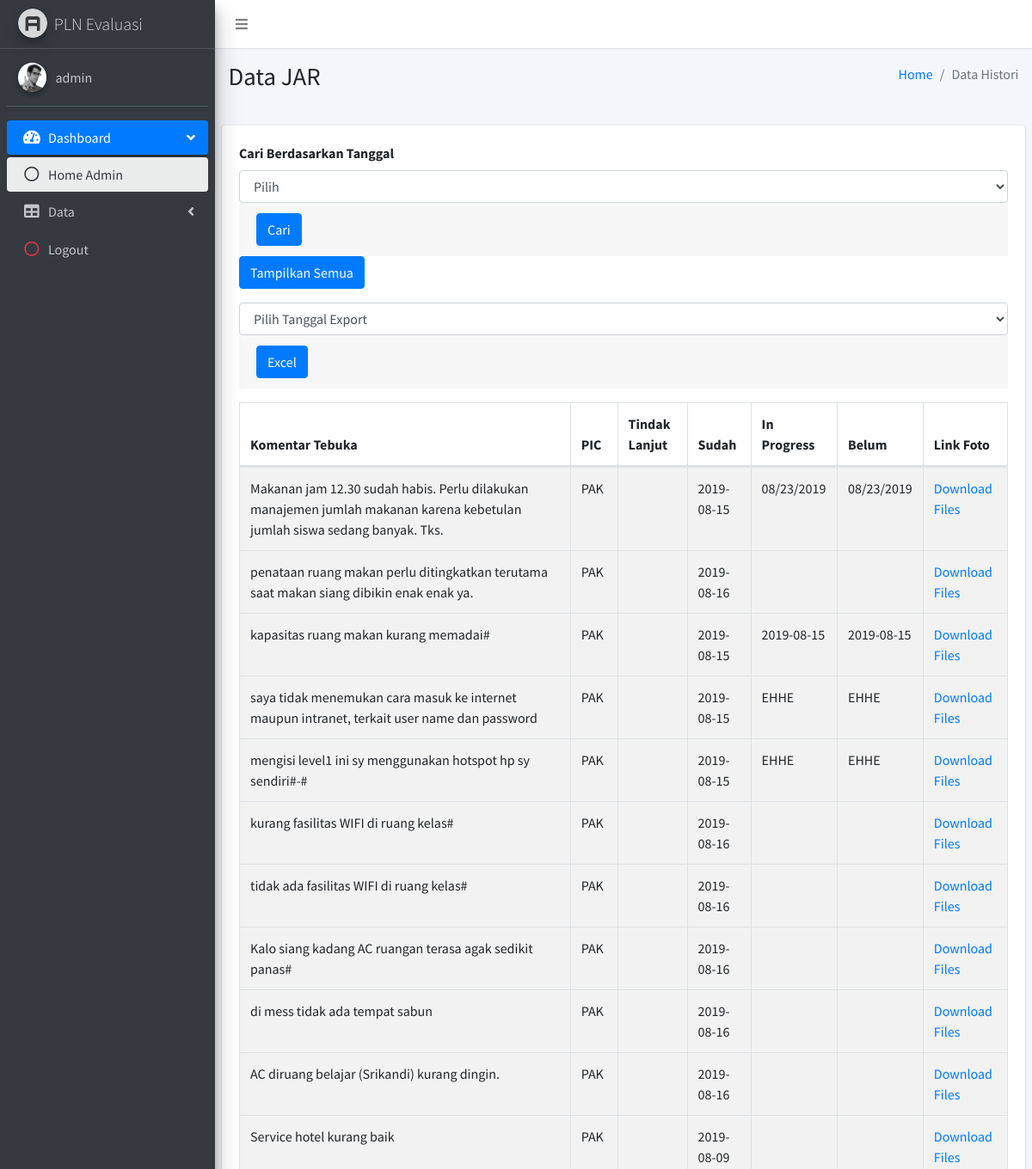
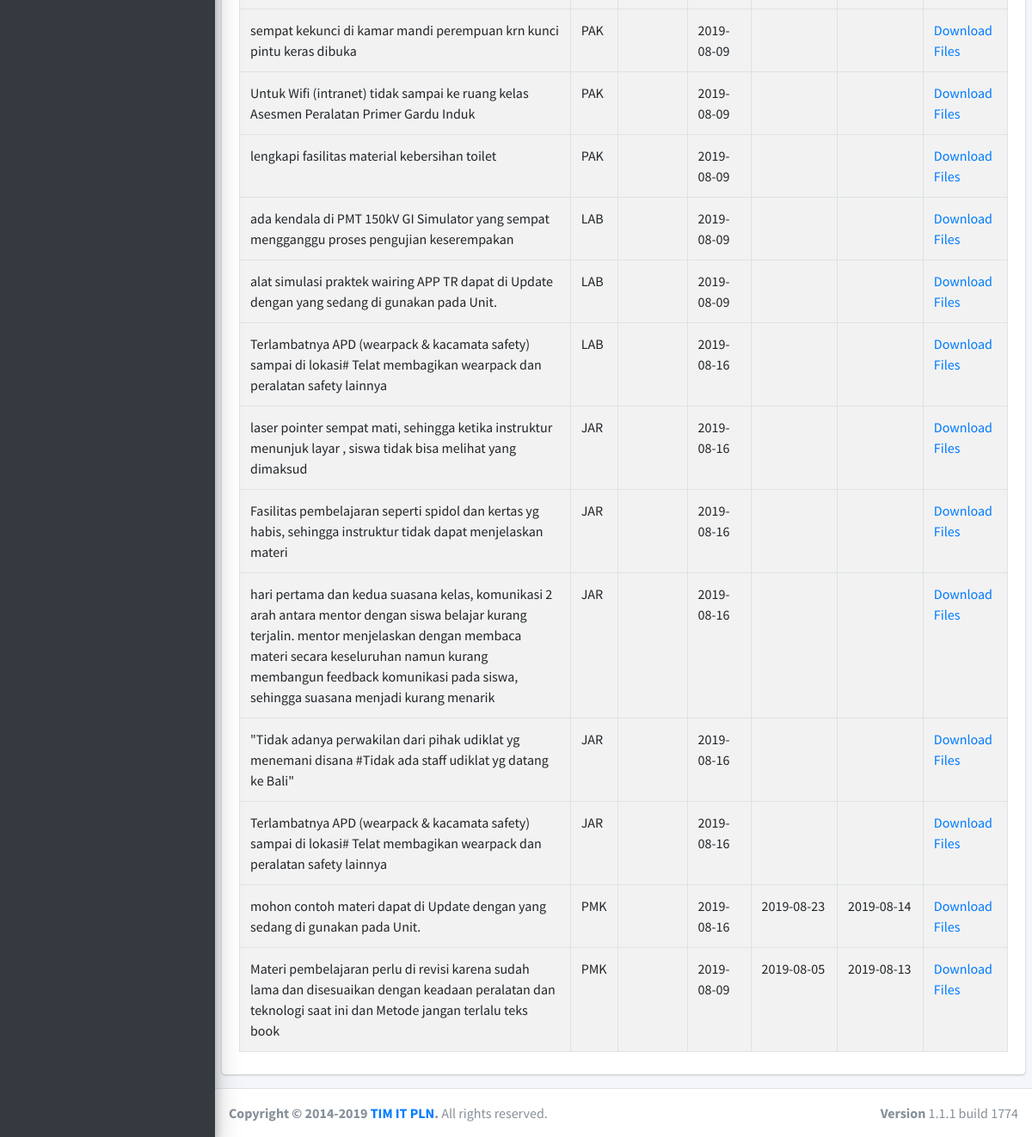
The page /pages/tables/data_admin_histori.php (signed in) on the database its author committed (2 pictures, top to bottom).
### tables this page shows
CREATE TABLE `pln_evaluasi` (
  `ID_EVALUASI` int(10) NOT NULL,
  `ID_USER` int(10) DEFAULT NULL,
  `KOMENTAR_TERBUKA` text,
  `PIC` varchar(100) DEFAULT NULL,
  `TINDAK_LANJUT` text,
  `SUDAH` text,
  `IN_PROGRESS` text,
  `BELUM` text,
  `LINK_FOTO` text
);

### pages/tables/data_admin_histori.php (the view, shortened to what this page needs)
<?php
$username = "". $_SESSION["username"];
?>
<!DOCTYPE html>
<html>
<head>
  <link rel="stylesheet" href="../../plugins/fontawesome-free/css/all.min.css">
  <link rel="stylesheet" href="https://code.ionicframework.com/ionicons/2.0.1/css/ionicons.min.css">
  <link rel="stylesheet" href="../../plugins/datatables/dataTables.bootstrap4.css">
  <link rel="stylesheet" href="../../dist/css/adminlte.min.css">
</head>
<body class="hold-transition sidebar-mini">
<div class="wrapper">
  <nav class="main-header navbar navbar-expand navbar-white navbar-light">
    <ul class="navbar-nav">
      <li class="nav-item">
        <a class="nav-link" data-widget="pushmenu" href="#"><i class="fas fa-bars"></i></a>
      </li>
    </ul>
  </nav>
  <aside class="main-sidebar sidebar-dark-primary elevation-4">
    <a href="../../index_admin.php" class="brand-link">
      <img src="../../dist/img/AdminLTELogo.png"
           alt="AdminLTE Logo"
           class="brand-image img-circle elevation-3"
           style="opacity: .8">
      <span class="brand-text font-weight-light">PLN Evaluasi</span>
    </a>
    <div class="sidebar">
      <div class="user-panel mt-3 pb-3 mb-3 d-flex">
        <div class="image">
          <img src="../../dist/img/user2-160x160.jpg" class="img-circle elevation-2" alt="User Image">
        </div>
        <div class="info">
          <a href="#" class="d-block"><?php echo "".$username?></a>
        </div>
      </div>
      <nav class="mt-2">
        <ul class="nav nav-pills nav-sidebar flex-column" data-widget="treeview" role="menu" data-accordion="false">
          <li class="nav-item has-treeview menu-open">
            <a href="#" class="nav-link active">
              <i class="nav-icon fas fa-tachometer-alt"></i>
              <p>
                Dashboard
                <i class="right fas fa-angle-left"></i>
              </p>
            </a>
            <ul class="nav nav-treeview">
              <li class="nav-item">
                <a href="../../index_admin.php" class="nav-link active">
                  <i class="far fa-circle nav-icon"></i>
                  <p>Home Admin</p>
                </a>
              </li>
            </ul>
          </li>
          <li class="nav-item has-treeview">
            <a href="#" class="nav-link">
              <i class="nav-icon fas fa-table"></i>
              <p>
                Data
                <i class="fas fa-angle-left right"></i>
              </p>
            </a>
          </li>
          <li class="nav-item">
            <a href="../api/logout.php" class="nav-link">
              <i class="nav-icon far fa-circle text-danger"></i>
              <p class="text">Logout</p>
            </a>
          </li>
        </ul>
      </nav>
    </div>
  </aside>
  <div class="content-wrapper">
    <section class="content-header">
      <div class="container-fluid">
        <div class="row mb-2">
          <div class="col-sm-6">
            <h1>Data JAR</h1>
          </div>
          <div class="col-sm-6">
            <ol class="breadcrumb float-sm-right">
              <li class="breadcrumb-item"><a href="#">Home</a></li>
              <li class="breadcrumb-item active">Data Histori</li>
            </ol>
          </div>
        </div>
      </div>
    </section>
    <section class="content">
      <div class="row">
        <div class="col-12">
          <div class="card">
            <div class="card-body">
              <div class="form-group">
                <label>Cari Berdasarkan Tanggal</label>
                <form action="data_admin_histori.php" method="post">
                <select name="SUDAH" class="form-control">
                  <option>Pilih</option>
                </select>
                <div class="card-footer">
                  <button type="submit" class="btn btn-primary">Cari</button>
                </div>
                </form>
                <a href="data_admin_histori.php"> <button type="submit" class="btn btn-primary ">Tampilkan Semua</button></a>
                <form action="../api/data_export.php" method="post">
                  <select name="SUDAH" class="form-control">
                    <option class="form-control">Pilih Tanggal Export</option>
                  </select>
                  <div class="card-footer">
                    <button type="submit" class="btn btn-primary">Excel</button>
                  </div>
                </form>
              </div>
              <table id="example1" class="table table-bordered table-striped">
                <thead>
                <tr>
                  <th>Komentar Tebuka</th>
                  <th>PIC</th>
                  <th>Tindak Lanjut</th>
                  <th>Sudah</th>
                  <th>In Progress</th>
                  <th>Belum</th>
                  <th>Link Foto</th>
                </tr>
                </thead>
                <tbody>
                <?php
                include "../api/config.php";
                if ($_POST) {
                  $tanggal = $_POST['SUDAH'];
                  $sqlViewByTanggal = mysqli_query($db, "Select * from pln_evaluasi where SUDAH='$tanggal'");
                  while ($ambil = mysqli_fetch_array($sqlViewByTanggal)){
                    echo "<tr>";
                    echo "<td>".$ambil['KOMENTAR_TERBUKA']."</td>";
                    echo "<td>".$ambil['PIC']."</td>";
                    echo "<td>".$ambil['TINDAK_LANJUT']."</td>";
                    echo "<td>".$ambil['SUDAH']."</td>";
                    echo "<td>".$ambil['IN_PROGRESS']."</td>";
                    echo "<td>".$ambil['BELUM']."</td>";
                    echo "<td>";
                  echo "<a href='../api/file/" . $ambil['LINK_FOTO'] . "'>Download Files</a>";
                  echo "</td>";
                    echo "<tr>";
                  }
                }
                else{
                  $sql = mysqli_query($db, "select * from pln_evaluasi");
                  while ($ambil = mysqli_fetch_array($sql)){
                    echo "<tr>";
                    echo "<td>".$ambil['KOMENTAR_TERBUKA']."</td>";
                    echo "<td>".$ambil['PIC']."</td>";
                    echo "<td>".$ambil['TINDAK_LANJUT']."</td>";
                    echo "<td>".$ambil['SUDAH']."</td>";
                    echo "<td>".$ambil['IN_PROGRESS']."</td>";
                    echo "<td>".$ambil['BELUM']."</td>";
                    echo "<td>";
                  echo "<a href='../api/file/" . $ambil['LINK_FOTO'] . "'>Download Files</a>";
                  echo "</td>";
                    echo "<tr>";
                  }
                }
                ?>
                </tbody>
              </table>
            </div>
          </div>
        </div>
      </div>
    </section>
  </div>
  <footer class="main-footer">
    <div class="float-right d-none d-sm-block">
      <b>Version</b> 1.1.1 build 1774
    </div>
    <strong>Copyright &copy; 2014-2019 <a href="http://TIM IT PLN">TIM IT PLN</a>.</strong> All rights
    reserved.
  </footer>
</div>
</body>
</html>

### rows shown on the page
pln_evaluasi: KOMENTAR_TERBUKA "Makanan jam 12.30 sudah habis. Perlu dilakukan manajemen jumlah makanan karena kebetulan jumlah siswa sedang banyak. Tks.", PIC "PAK", SUDAH "2019-08-15", IN_PROGRESS "08/23/2019", BELUM "08/23/2019"
pln_evaluasi: KOMENTAR_TERBUKA "penataan ruang makan perlu ditingkatkan terutama saat makan siang dibikin enak enak ya.", PIC "PAK", SUDAH "2019-08-16"
pln_evaluasi: KOMENTAR_TERBUKA "kapasitas ruang makan kurang memadai#", PIC "PAK", SUDAH "2019-08-15", IN_PROGRESS "2019-08-15", BELUM "2019-08-15"
pln_evaluasi: KOMENTAR_TERBUKA "saya tidak menemukan cara masuk ke internet maupun intranet, terkait user name dan password", PIC "PAK", SUDAH "2019-08-15", IN_PROGRESS "EHHE", BELUM "EHHE"
pln_evaluasi: KOMENTAR_TERBUKA "mengisi level1 ini sy menggunakan hotspot hp sy sendiri#-#", PIC "PAK", SUDAH "2019-08-15", IN_PROGRESS "EHHE", BELUM "EHHE"
pln_evaluasi: KOMENTAR_TERBUKA "kurang fasilitas WIFI di ruang kelas#", PIC "PAK", SUDAH "2019-08-16"
pln_evaluasi: KOMENTAR_TERBUKA "tidak ada fasilitas WIFI di ruang kelas#", PIC "PAK", SUDAH "2019-08-16"
pln_evaluasi: KOMENTAR_TERBUKA "Kalo siang kadang AC ruangan terasa agak sedikit panas#", PIC "PAK", SUDAH "2019-08-16"
pln_evaluasi: KOMENTAR_TERBUKA "di mess tidak ada tempat sabun", PIC "PAK", SUDAH "2019-08-16"
pln_evaluasi: KOMENTAR_TERBUKA "AC diruang belajar (Srikandi) kurang dingin.", PIC "PAK", SUDAH "2019-08-16"
pln_evaluasi: KOMENTAR_TERBUKA "Service hotel kurang baik", PIC "PAK", SUDAH "2019-08-09"
pln_evaluasi: KOMENTAR_TERBUKA "sempat kekunci di kamar mandi perempuan krn kunci pintu keras dibuka", PIC "PAK", SUDAH "2019-08-09"
pln_evaluasi: KOMENTAR_TERBUKA "Untuk Wifi (intranet) tidak sampai ke ruang kelas Asesmen Peralatan Primer Gardu Induk", PIC "PAK", SUDAH "2019-08-09"
pln_evaluasi: KOMENTAR_TERBUKA "lengkapi fasilitas material kebersihan toilet", PIC "PAK", SUDAH "2019-08-09"
pln_evaluasi: KOMENTAR_TERBUKA "ada kendala di PMT 150kV GI Simulator yang sempat mengganggu proses pengujian keserempakan", PIC "LAB", SUDAH "2019-08-09"
pln_evaluasi: KOMENTAR_TERBUKA "alat simulasi praktek wairing APP TR dapat di Update dengan yang sedang di gunakan pada Unit.", PIC "LAB", SUDAH "2019-08-09"
pln_evaluasi: KOMENTAR_TERBUKA "Terlambatnya APD (wearpack & kacamata safety) sampai di lokasi# Telat membagikan wearpack dan peralatan safety lainnya", PIC "LAB", SUDAH "2019-08-16"
pln_evaluasi: KOMENTAR_TERBUKA "laser pointer sempat mati, sehingga ketika instruktur menunjuk layar , siswa tidak bisa melihat yang dimaksud", PIC "JAR", SUDAH "2019-08-16"
pln_evaluasi: KOMENTAR_TERBUKA "Fasilitas pembelajaran seperti spidol dan kertas yg habis, sehingga instruktur tidak dapat menjelaskan materi", PIC "JAR", SUDAH "2019-08-16"
pln_evaluasi: KOMENTAR_TERBUKA "hari pertama dan kedua suasana kelas, komunikasi 2 arah antara mentor dengan siswa belajar kurang terjalin. mentor menjelaskan dengan membaca materi secara keseluruhan namun kurang membangun feedback komunikasi pada siswa, sehingga suasana menjadi kurang menarik", PIC "JAR", SUDAH "2019-08-16"
pln_evaluasi: KOMENTAR_TERBUKA "\"Tidak adanya perwakilan dari pihak udiklat yg menemani disana #Tidak ada staff udiklat yg datang ke Bali\"", PIC "JAR", SUDAH "2019-08-16"
pln_evaluasi: KOMENTAR_TERBUKA "Terlambatnya APD (wearpack & kacamata safety) sampai di lokasi# Telat membagikan wearpack dan peralatan safety lainnya", PIC "JAR", SUDAH "2019-08-16"
pln_evaluasi: KOMENTAR_TERBUKA "mohon contoh materi dapat di Update dengan yang sedang di gunakan pada Unit.", PIC "PMK", SUDAH "2019-08-16", IN_PROGRESS "2019-08-23", BELUM "2019-08-14"
pln_evaluasi: KOMENTAR_TERBUKA "Materi pembelajaran perlu di revisi karena sudah lama dan disesuaikan dengan keadaan peralatan dan teknologi saat ini dan Metode jangan terlalu teks book", PIC "PMK", SUDAH "2019-08-09", IN_PROGRESS "2019-08-05", BELUM "2019-08-13"

### other values the page prints
$username "admin"
